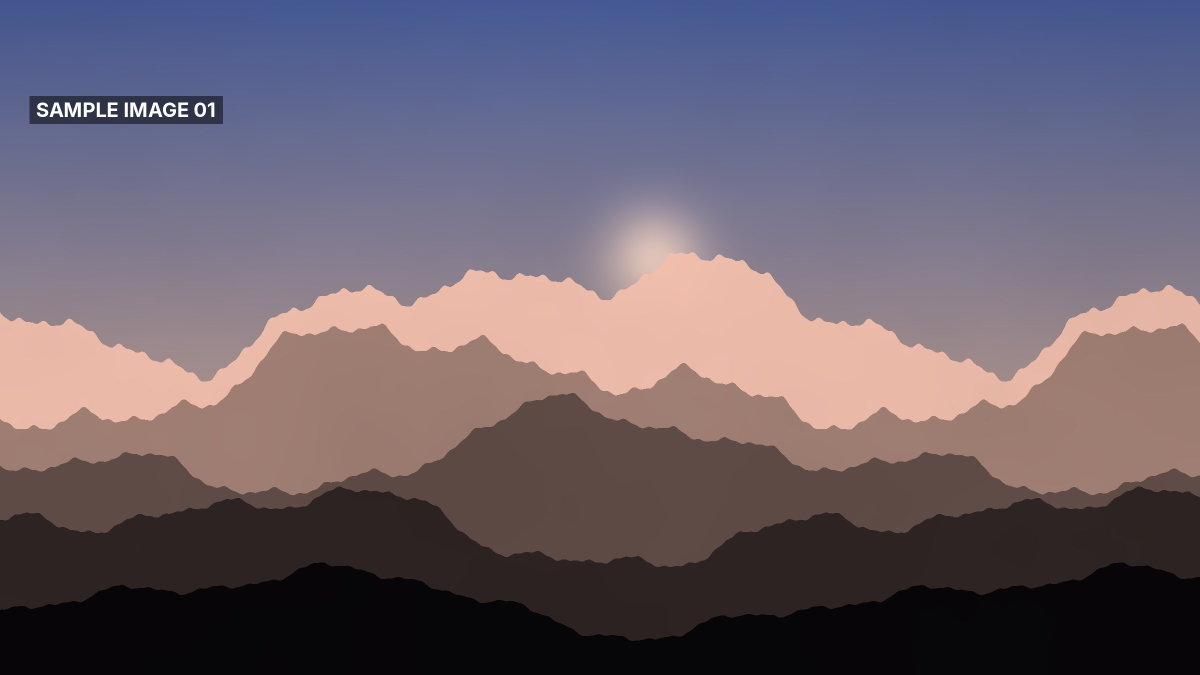
#> input picture fixtures/sample_assets/sample_image_01.jpg, 2400 x 1350 px (shown at 1/2 size); its folder holds only this picture in this run
$ python -i thumbnails.py   (imports and definitions only)
#> lines starting #> are read from the running program, lines starting #| are printed output that depends on the picture
#> further down, picture is the input picture: PIL image 2400x1350 RGB; mean R, G, B 106.4, 95.6, 107.4
"""Three 1280x720 YouTube thumbnails from the best frames, short punchy text and an AI background.

make_thumbnails(shotlist, titles, ctx) -> [thumb_1.png, thumb_2.png, thumb_3.png] in ctx.root/thumbnails.
1: best frame, boosted contrast and saturation, dark gradient on the side away
   from the subject, huge stroked text with a drop shadow.
2: another frame zoomed to its most detailed region, bold colour block with
   text and an arrow toward the subject.
3: AI image of the title concept (image seat) with centred text and an accent bar.
Text is Inter Black, uppercase, at most 2 lines, sized as large as fits.
"""
from __future__ import annotations

import re
from pathlib import Path
from typing import Any, Optional

import numpy as np
from PIL import Image, ImageDraw, ImageEnhance, ImageFilter, ImageFont, ImageOps

from ..models import ShotList, SourceKind
from ..providers.base import ProviderError
from ..util import no_em_dash, run, slug
from .cache import resolve_media

SIZE = (1280, 720)
ACCENT = (255, 216, 74)
ARROW = (235, 40, 40)
MAX_WORDS = 4
MAX_CHARS = 24  # longer texts get too small to read on a phone
STOP = {"the", "a", "an", "of", "to", "and", "in", "on", "at", "for", "with", "by", "from", "that", "this",
        "how", "why", "what", "is", "was", "it", "its", "into", "they", "who", "really", "still"}
BREAK_WORDS = STOP | {"before", "after", "during", "since", "until", "over", "under", "between", "through",
                      "across", "against", "without", "when", "where", "while", "as", "than", "about", "who",
                      "which", "will", "would", "could", "has", "had", "have", "were", "are", "be"}
ARROW_MIN_PEAK = 1.5  # energy peak / mean below this: no distinct subject, no arrow
ARROW_SHORT_PX = 60
JUDGE_SYSTEM = 'Reply with strict JSON only: {"score": 0-100, "reason": "one line"}.'
JUDGE_PROMPT = ("Score this frame as a YouTube thumbnail background for a video about: {intent}. "
                "Rubric: one clear subject, strong contrast and colour, readable at small size, "
                "no burned-in text, no logos or watermarks. Return the JSON object.")
SYSTEM = ("You write YouTube thumbnail text. Two to four punchy words each, uppercase, accurate, no clickbait, "
          "no emojis, no em dashes. Reply with strict JSON only.")


# [21 lines that did not run here, left out]


def font_path(settings: Any) -> Path:
    return settings.path("assets/fonts/Inter-Black.otf")


# ---------------------------------------------------------------- frames

SCORE_MAX = 12  # frames scored by the judge for thumbnail candidates

# [32 lines that did not run here, left out]


def _frame_for(shot: Any, c: Any, ctx: Any, grab_dir: Path) -> Optional[Path]:
    """Keyframe (middle one for video), the still itself, or a frame grabbed from the clip or segment."""
    keys = [resolve_media(p, ctx.settings) for p in c.keyframes if p]
    keys = [p for p in keys if p.is_file()]
    if keys:
        return keys[len(keys) // 2]
    src = resolve_media(c.local_path, ctx.settings) if c.local_path else None
    if src is not None and src.is_file() and c.media == "image":
        return src
    t = (c.in_point if src is not None and src.is_file() else 0.0) + shot.duration / 2
    for video in (src, Path(shot.render_segment_path) if shot.render_segment_path else None):
        if video is not None and video.is_file():
            out = grab_dir / f"{slug(shot.id)}.png"
            grab_dir.mkdir(parents=True, exist_ok=True)
            try:
                run(["ffmpeg", "-y", "-v", "error", "-nostdin", "-ss", f"{t:.3f}", "-i", str(video),
                     "-frames:v", "1", str(out)], timeout=60)
            except Exception as e:  # noqa: BLE001 - an unreadable clip just gives no candidate frame
                ctx.log.warn("thumbnail frame grab failed", shot=shot.id, error=str(e)[:200])
                continue
            if out.exists():
                return out
            t = shot.duration / 2
    return None


def _ai_background(concept: str, ctx: Any, out_dir: Path) -> Path:
    prompt = (f"Cinematic, dramatic documentary still illustrating: {concept}. Strong subject, bold lighting, "
              f"rich colour, high contrast, no text, no logos.")
    path, _mock = ctx.seats.image(prompt, ctx.work / "thumbs" / "ai_background.png", stage="packaging")
    return Path(path)


def _load(path: Path) -> Image.Image:
    return ImageOps.exif_transpose(Image.open(path)).convert("RGB")


# ---------------------------------------------------------------- text

# [17 lines left out: function thumbnail_texts, not called in this run]


def _system(ctx: Any) -> str:
    from .package import system_prompt
    return system_prompt(SYSTEM, ctx)


# [110 lines left out: functions _short, _number_phrase, _strong_runs, heuristic_text, split_lines, fit_text and 1 more, not called in this run]


# ---------------------------------------------------------------- image helpers

def cover(im: Image.Image, size: tuple[int, int] = SIZE, centering: tuple[float, float] = (0.5, 0.5)) -> Image.Image:
    return ImageOps.fit(im, size, method=Image.LANCZOS, centering=centering)


# [5 lines left out: function punch, not called in this run]


def energy(im: Image.Image) -> np.ndarray:
    """Detail and saturation map used to locate the subject."""
    a = np.asarray(im.convert("RGB").resize((160, 90)), dtype=np.float32) / 255.0
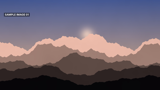
#> a: shape (90, 160, 3) float32; mean R, G, B 0.417, 0.375, 0.421
    lum = a.mean(axis=2)
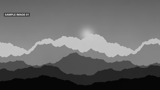
#> lum: shape (90, 160) float32; min 0.0209, max 0.788, mean 0.404
    gx = np.abs(np.diff(lum, axis=1, prepend=lum[:, :1]))
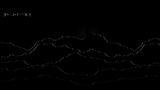
#> gx: shape (90, 160) float32; min 0, max 0.366, mean 0.006
    gy = np.abs(np.diff(lum, axis=0, prepend=lum[:1, :]))
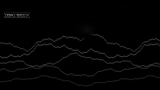
#> gy: shape (90, 160) float32; min 0, max 0.4, mean 0.0148
    sat = a.max(axis=2) - a.min(axis=2)
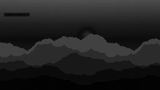
#> sat: shape (90, 160) float32; min 0.00392, max 0.31, mean 0.131
    e = gx + gy + 0.25 * sat
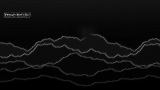
#> e: shape (90, 160) float32; min 0.00196, max 0.683, mean 0.0537
    return np.asarray(Image.fromarray((e / (e.max() + 1e-6) * 255).astype(np.uint8)).filter(
        ImageFilter.GaussianBlur(3)), dtype=np.float32)
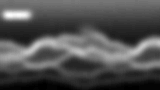
#> returned value: shape (90, 160) float32; min 0, max 61, mean 19.6; drawn with min black and max white


# [138 lines left out: functions subject_box, subject_side, side_gradient, vignette, comp_gradient, comp_subject and 4 more, not called in this run]

>>> from PIL import Image
>>> picture = Image.open('../../fixtures/sample_assets/sample_image_01.jpg')
>>> result = energy(picture)

$ run again, on fixtures/sample_assets/sample_image_02.jpg
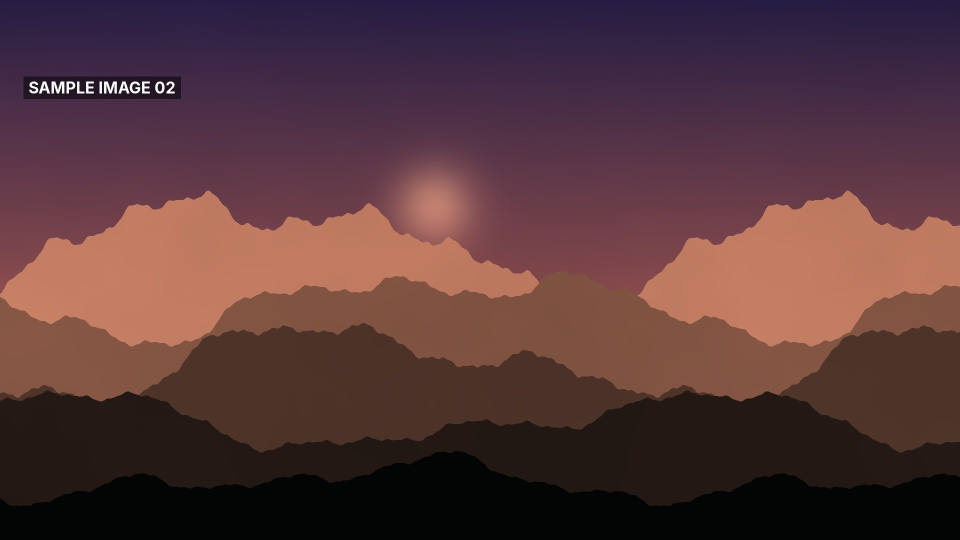
#> input picture fixtures/sample_assets/sample_image_02.jpg, 1920 x 1080 px (shown at 1/2 size)
#> picture is the input picture: PIL image 1920x1080 RGB; mean R, G, B 86.3, 55.1, 57.9
#> in energy, `e = gx + gy + 0.25 * sat`:
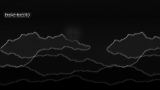
#> e: shape (90, 160) float32; min 0.00196, max 0.69, mean 0.0571
#> in energy, `return np.asarray(Image.fromarray((e / (e.max() + 1e-6) * 255).astype(..`:
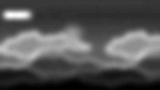
#> returned value: shape (90, 160) float32; min 0, max 62, mean 20.5; drawn with min black and max white

$ run again, on fixtures/sample_assets/sample_image_03.jpg
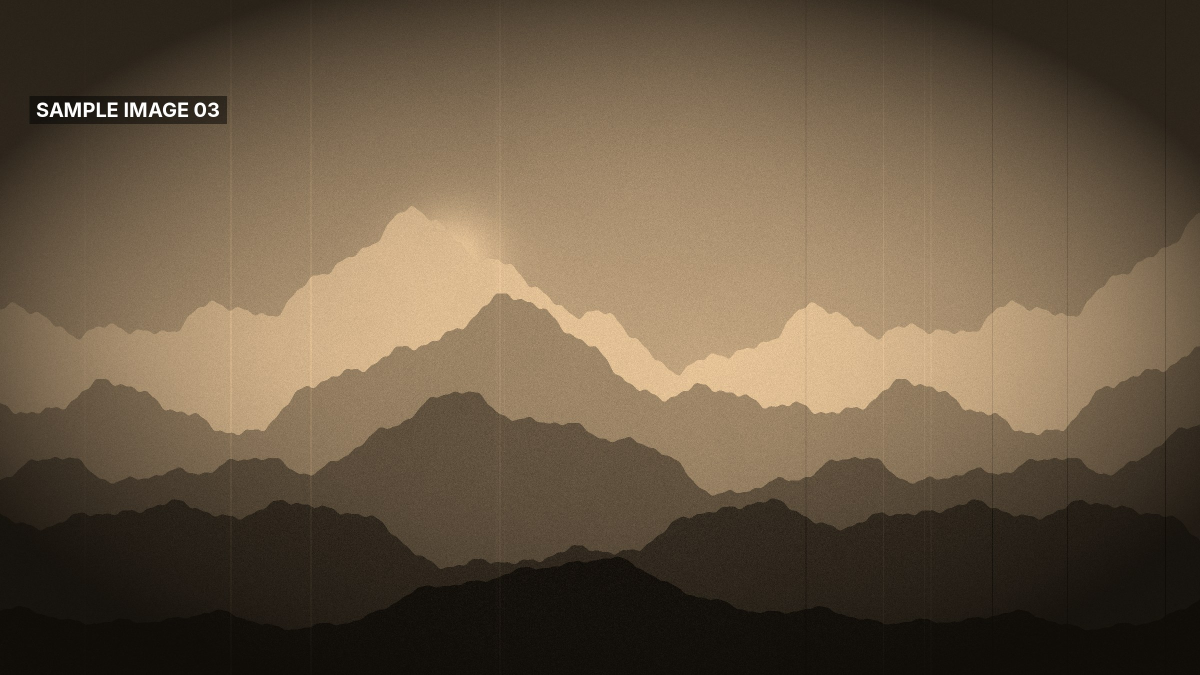
#> input picture fixtures/sample_assets/sample_image_03.jpg, 2400 x 1350 px (shown at 1/2 size)
#> picture is the input picture: PIL image 2400x1350 RGB; mean R, G, B 104.2, 87.8, 67.5
#> in energy, `e = gx + gy + 0.25 * sat`:
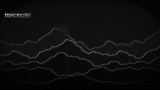
#> e: shape (90, 160) float32; min 0.00784, max 0.779, mean 0.0569
#> in energy, `return np.asarray(Image.fromarray((e / (e.max() + 1e-6) * 255).astype(..`:
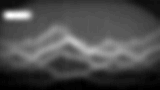
#> returned value: shape (90, 160) float32; min 2, max 56, mean 18.1; drawn with min black and max white

$ run again, on fixtures/sample_assets/sample_image_04.jpg
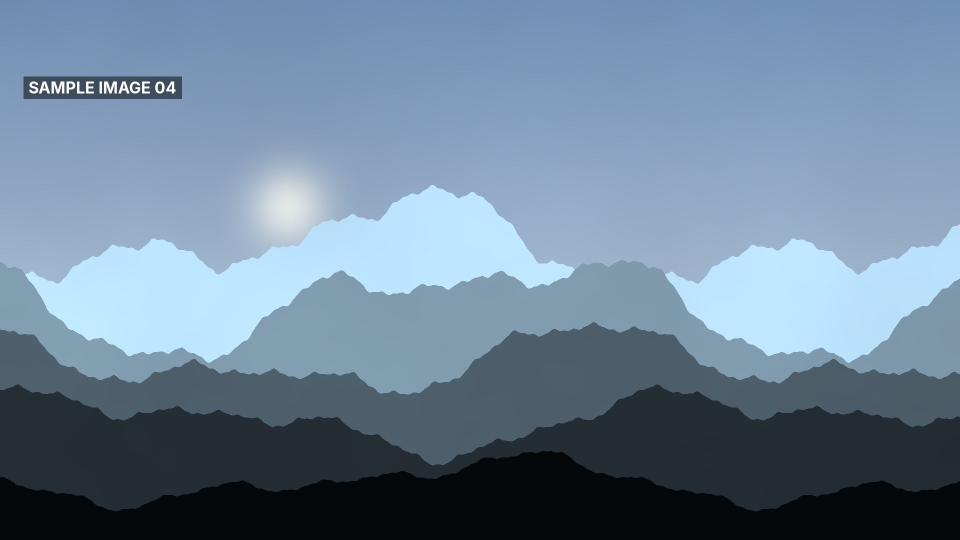
#> input picture fixtures/sample_assets/sample_image_04.jpg, 1920 x 1080 px (shown at 1/2 size)
#> picture is the input picture: PIL image 1920x1080 RGB; mean R, G, B 109, 130.8, 152.1
#> in energy, `return np.asarray(Image.fromarray((e / (e.max() + 1e-6) * 255).astype(..`:
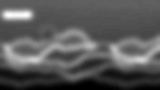
#> returned value: shape (90, 160) float32; min 3, max 77, mean 29; drawn with min black and max white
